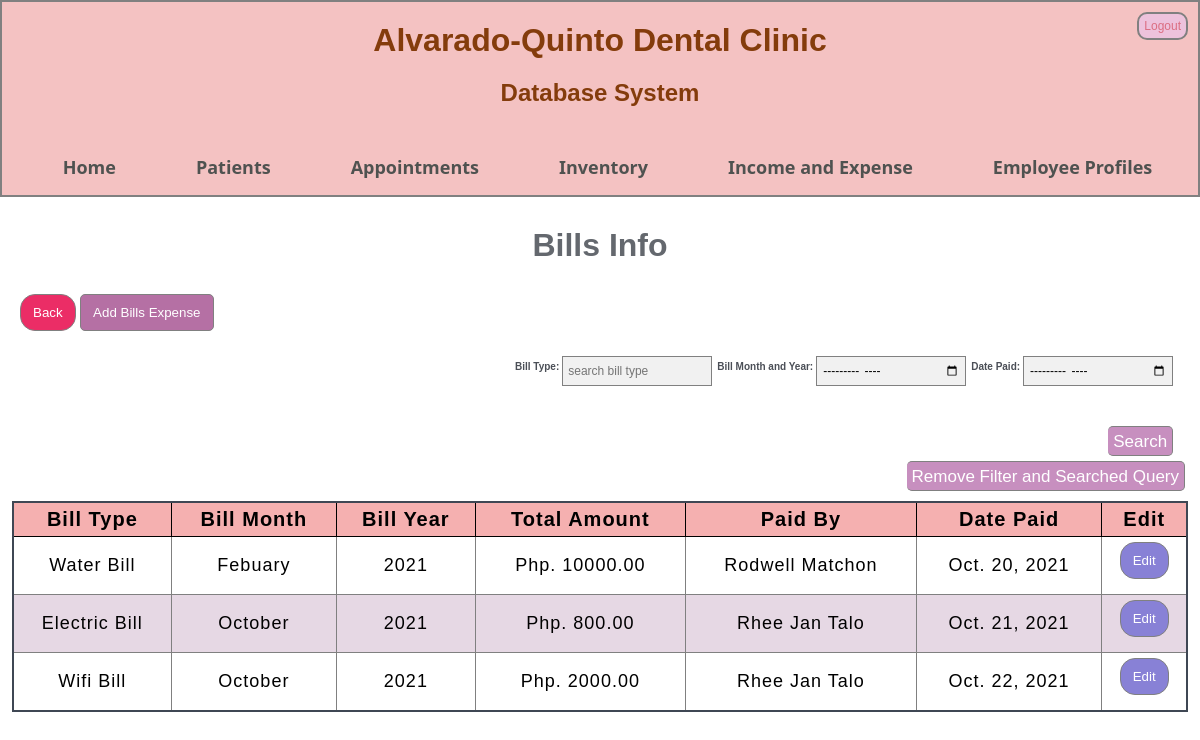
/view_bills_search, run on the app's committed database.
### profiling/models.py (models this page shows, shortened)
class bills_details(models.Model):
    bill_type = models.CharField(max_length = 200)
    bill_month = models.CharField(max_length = 200, default = 'January')
    bill_year = models.CharField(max_length = 200, default = '2020')
    total_amount = models.DecimalField(max_digits = 10, decimal_places = 2)
    paid_by = models.CharField(max_length = 200)
    date_paid = models.DateField(auto_now=False, auto_now_add =False)

### profiling/views.py (the view)
# urls.py: path('view_bills_search' , prof_views.view_bills_search, name='view_bills_search'),
def view_bills_search(request):
    bills_data = bills_details.objects.all()
    if request.method == 'POST':
        form = searchForm(request.POST or None)
        if form.is_valid():
            date = form.cleaned_data['date']
            date2 = form.cleaned_data['date2']
            name = form.cleaned_data['name']
            if date =="" and date2 =="" and name =="":
                return redirect('view_bills')
            if date!="":
                date = date.split('-')
                m = date[1]
                y = date[0]
                month = getmonth(m)
                y = str(y)
                month = str(month)
            if name != "":
                bills_data = bills_data.filter(bill_type__contains = name)
                if date != "":
                    bills_data = bills_data.filter(bill_year__contains = y)
                    bills_data = bills_data.filter(bill_month__contains = month)
                    if date2 != "":
                        bills_data = bills_data.filter(date_paid__contains = date2)
                        context = {'bills_data' : bills_data }
                        return render(request, 'view_bills_search.html',context)
                    else:
                        context = {'bills_data' : bills_data }
                        return render(request, 'view_bills_search.html',context)
                elif date2 != "":
                    bills_data = bills_data.filter(date_paid__contains = date2)
                    context = {'bills_data' : bills_data }
                    return render(request, 'view_bills_search.html',context)
                else:
                    context = {'bills_data' : bills_data }
                    return render(request, 'view_bills_search.html',context)
            elif date != "":
                bills_data = bills_data.filter(bill_year__contains = y)
                bills_data = bills_data.filter(bill_month__contains = month)
                if date2 != "":
                    bills_data = bills_data.filter(date_paid__contains = date2)
                    context = {'bills_data' : bills_data }
                    return render(request, 'view_bills_search.html',context)
                else:
                    context = {'bills_data' : bills_data }
                    return render(request, 'view_bills_search.html',context)
            elif date2 != "":
                bills_data = bills_data.filter(date_paid__contains = date2)
                context = {'bills_data' : bills_data }
                return render(request, 'view_bills_search.html',context)
            else:
                context = {'bills_data' : bills_data }
                return render(request, 'view_bills_search.html',context)
        else:
            context = {'bills_data' : bills_data }
            return render(request, 'view_bills_search.html',context)
    else:
        context = {'bills_data' : bills_data }
        return render(request, 'view_bills_search.html',context)

### templates/view_bills_search.html (shortened to what this page needs)
{% extends 'base.html' %}
{% block content %}
<h1 class="page_header"> Bills Info </h1>
<p class="patient_add_form">
	<a style="color: #ffffff" href="{% url 'expense_options' %}"><button class="back_button" type="submit">Back</button></a>
	<a href="{% url 'add_bills' %}"><button class="normal_button" type="submit">Add Bills Expense</button></a></p>
	<form class = "search_form" method = POST action ="{% url 'view_bills_search' %}">
	  <div class="search_con">
	  		<p><label>Date Paid:</label><input type='month' name = 'date2' aria-label ='search'></p>
		  	<p><label>Bill Month and Year:</label><input type='month' name = 'date' aria-label ='search'></p>
		  	<p><label>Bill Type:</label><input type='search' placeholder="search bill type" name = 'name'aria-label ='search'></p>
	  </div>
	  <div class="search_con"></div>
	  <div class="search_con">
	  		<p><button type='submit'>Search</button></p>
	  </div>
	</form>
	<p class="search_form search_con"><a href="{% url 'view_bills' %}"><button type='submit'>Remove Filter and Searched Query</button></a></p>
	{% if bills_data %}
	<table class ='table_form'>
	<thead>
		<tr class="tr_form">
			<th class="th_form">Bill Type</th>
			<th class="th_form">Bill Month</th>
			<th class="th_form">Bill Year</th>
			<th class="th_form">Total Amount</th>
			<th class="th_form">Paid By</th>
			<th class="th_form">Date Paid</th>
			<th class="th_form2">Edit</th>
		</tr>
	</thead>
	<tbody>
		{% for things in bills_data %}
		<tr class="tr_form">
			<td class="td_form" data-label="Bill Type">{{ things.bill_type|title }}</td>
			<td class="td_form" data-label="Bill Month">{{ things.bill_month }}</td>
			<td class="td_form" data-label="Bill Year">{{ things.bill_year }}</td>
			<td class="td_form" data-label="Total Amount">Php. {{ things.total_amount }}</td>
			<td class="td_form" data-label="Paid By">{{ things.paid_by|title }}</td>
			<td class="td_form" data-label="Date Paid">{{ things.date_paid }}</td>
			<td class="td_form" data-label="Edit"><a style="color: #000000" href="{% url 'edit_billForm' things.id %}"><button class="edit_button">Edit</button></a></td>
		</tr>
	{% endfor %}
	</tbody>
	</table>
	{% else %}
	<br></br>
	<p class="messages"> Search not found </p>
    <br></br>
	{% endif %}
{% endblock %}

### static/css/styles.css (style rules this page uses)
* { margin: 0; padding: 0; font-family: sans-serif; box-sizing: border-box; }
a, a:visited { text-decoration: none; }
.page_header { color: #64686e; text-align: center; margin: 5px auto 10px auto; padding-top: 25px; }
.search_con label { font-size: 32px; color: red; }
.patient_add_form { border-radius: 5px; background-color: white; padding: 20px; position: relative; }
.search_con { margin: 0px auto; width: 98%; justify-content: space-between; height: 35px; padding: 5px; }
.search_form { margin-right: 10px; justify-content: space-around; }
.search_form p { float: right; }
.search_form label { color: #4b4f57; margin-right: 3px; margin-left: 5px; padding-top: 10px; font-weight: bold; font-size: 10px; }
.search_form input[type="search"], input[type="month"] { float: right; padding: 5px; font-size: 12px; border: 1px solid grey; background: #f1f1f1; height: 30px; width: 150px; }
.search_form button[type="submit"] { font-size: 10px; padding: 5px; background: #c78fbf; color: white; font-size: 17px; border: 1px solid grey; border-left: none; cursor: pointer; float: right; border-radius: 0; height: 30px; margin-left: 5px; margin-bottom: 5px; border-radius: 5px; }
button { padding: 10px 12px; cursor: pointer; border: 1px solid grey; border-radius: 15px; }
.back_button { background-color: #eb2d66; color: white; }
.edit_button { background-color: #8881d6; color: white; margin-bottom: 10px; }
.normal_button { background-color: #b570a4; color: white; bottom: 10px; right: 25px; padding: 10px 12px; border-radius: 5px; cursor: pointer; }
.table_form { width: 98%; margin: 10px auto 20px auto; border-collapse: collapse; border: 2px solid #3f4754; letter-spacing: 1px; }
.th_form, .th_form2 { background-color: #f5b0b0; padding: 5px; font-weight: bold; font-size: 20px; border: 1px solid black; }
.td_form, .td_form2 { text-align: center; padding: 5px; font-size: 18px; border: 1px solid grey; }
.tr_form, .tr_form2 { background-color: white; }
.tr_form:nth-child(even), .tr_form2:nth-child(even) { background-color: #e6d8e4; }
a { color: #17a2b8; }

### data on the page
bills_details: bill_type "Water Bill", bill_month "Febuary", bill_year "2021", total_amount "10000.00", paid_by "Rodwell Matchon", date_paid "Oct. 20, 2021"
bills_details: bill_type "Electric Bill", bill_month "October", bill_year "2021", total_amount "800.00", paid_by "Rhee Jan Talo", date_paid "Oct. 21, 2021"
bills_details: bill_type "Wifi Bill", bill_month "October", bill_year "2021", total_amount "2000.00", paid_by "Rhee Jan Talo", date_paid "Oct. 22, 2021"
